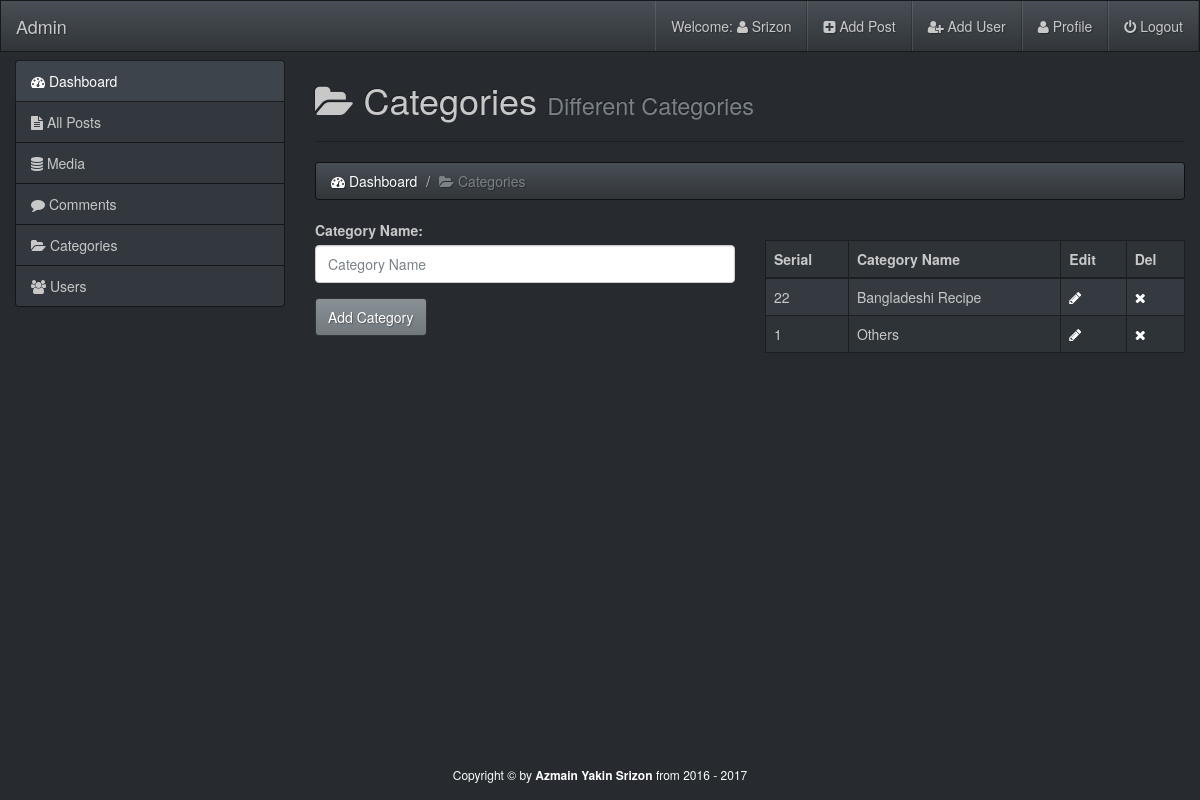
Page /admin/categories.php (signed in) on the committed database.
### tables this page shows
CREATE TABLE IF NOT EXISTS `categories` (
  `id` int(11) NOT NULL AUTO_INCREMENT,
  `category` varchar(255) NOT NULL,
  PRIMARY KEY (`id`)
);

### admin/categories.php (the view, shortened to what this page needs)
<?php require_once('inc/top.php');
?>
  </head>
  <body>
    <div id="wrapper">
<?php require_once('inc/header.php');?>
        <div class="container-fluid body-section">
            <div class="row">
                <div class="col-md-3">
                    <?php require_once('inc/sidebar.php');?>
                </div>
                <div class="col-md-9">
                    <h1><i class="fa fa-folder-open"></i> Categories <small>Different Categories</small></h1><hr>
                    <ol class="breadcrumb">
                        <li><a href="index.html"><i class="fa fa-tachometer"></i> Dashboard</a></li>
                      <li class="active"><i class="fa fa-folder-open"></i> Categories</li>
                    </ol>
                    <div class="row">
                        <div class="col-md-6">
                            <form action="" method="post">
                                <div class="form-group">
                                    <label for="category">Category Name:</label>
                                    <input type="text" placeholder="Category Name" class="form-control" name="cat-name">
                                </div>
                                <input type="submit" value="Add Category" name="submit" class="btn btn-primary">
                            </form>
                        </div>
                        <div class="col-md-6"><br>
                           <?php
                            $get_query = "SELECT * FROM categories ORDER BY id DESC";
                            $get_run = mysqli_query($con, $get_query);
                            if(mysqli_num_rows($get_run) > 0){
                            ?>
                            <table class="table table-hover table-bordered table-striped">
                                <thead>
                                    <tr>
                                        <th>Serial</th>
                                        <th>Category Name</th>
                                        <th>Edit</th>
                                        <th>Del</th>
                                    </tr>
                                </thead>
                                <tbody>
                                   <?php
                                    while($get_row = mysqli_fetch_array($get_run)){
                                        $category_id = $get_row['id'];
                                        $category_name = $get_row['category'];
                                    ?>
                                    <tr>
                                        <td><?php echo $category_id;?></td>
                                        <td><?php echo ucfirst($category_name);?></td>
                                        <td><a href="categories.php?edit=<?php echo $category_id;?>"><i class="fa fa-pencil"></i></a></td>
                                        <td><a href="categories.php?del=<?php echo $category_id;?>"><i class="fa fa-times"></i></a></td>
                                    </tr>
                                    <?php }?>
                                </tbody>
                            </table>
                            <?php
                            }
                            else{
                                echo "<center><h3>No Categories Found</h3></center>";
                            }
                            ?>
                        </div>
                    </div>
                </div>
            </div>
        </div>
<?php require_once('inc/footer.php');?>

### admin/css/style.css (style rules this page uses)
html,body { height: 100%; }
body { padding-top: 60px; }
#wrapper { min-height: 100%; position: relative; }
.body-section { padding-bottom: 70px; }

### rows in the picture
categories: id "22", category "Bangladeshi Recipe"
categories: id "1", category "Others"

### other values in the picture
$session_username2 "Srizon"
